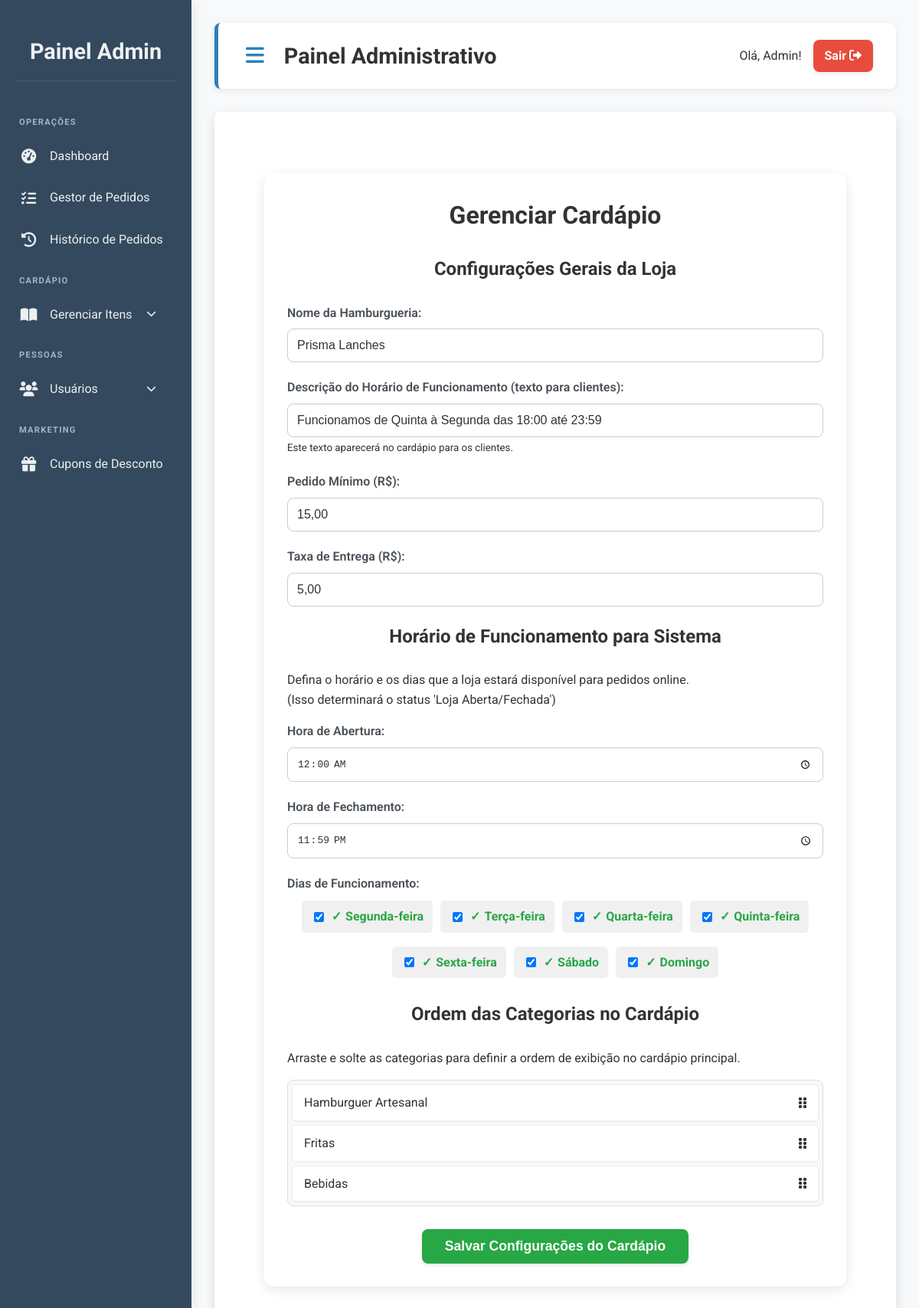
The page /admin/cardapio/index.php (signed in) on the database its author committed.
### tables this page shows
CREATE TABLE `configuracoes_loja` (
  `id` int(11) NOT NULL,
  `nome_hamburgueria` varchar(255) NOT NULL,
  `horario_funcionamento` varchar(255) DEFAULT NULL,
  `pedido_minimo` decimal(10,2) DEFAULT NULL,
  `hora_abertura` time DEFAULT '00:00:00',
  `hora_fechamento` time DEFAULT '23:59:59',
  `dias_abertura` varchar(255) DEFAULT '1,2,3,4,5,6,7',
  `taxa_entrega` decimal(10,2) DEFAULT 0.00
);

CREATE TABLE `categorias` (
  `id` int(11) NOT NULL,
  `nome` varchar(100) NOT NULL,
  `ordem` int(11) DEFAULT NULL
);

### admin/cardapio/index.php (the view, shortened to what this page needs)
<?php
require_once __DIR__ . '/../../includes/conexao.php';
$nome_hamburgueria = "Hamburgueria Padrão";
$horario_funcionamento = "Aberto todos os dias";
$pedido_minimo = "0.00";
$taxa_entrega = "0.00";
$hora_abertura = "00:00";
$hora_fechamento = "23:59";
$dias_abertura_array = [];
$sqlConfig = "SELECT nome_hamburgueria, horario_funcionamento, pedido_minimo, taxa_entrega, hora_abertura, hora_fechamento, dias_abertura FROM configuracoes_loja WHERE id = 1";
$resultConfig = $conn->query($sqlConfig);
if ($resultConfig && $resultConfig->num_rows > 0) {
    $config = $resultConfig->fetch_assoc();
    $nome_hamburgueria = htmlspecialchars($config['nome_hamburgueria']);
    $horario_funcionamento = htmlspecialchars($config['horario_funcionamento']);
    $pedido_minimo = htmlspecialchars(number_format($config['pedido_minimo'], 2, ',', '.'));
    $taxa_entrega = htmlspecialchars(number_format($config['taxa_entrega'], 2, ',', '.'));
    $hora_abertura = substr($config['hora_abertura'], 0, 5);
    $hora_fechamento = substr($config['hora_fechamento'], 0, 5);
    $dias_abertura_array = explode(',', $config['dias_abertura']);
}
$categorias = [];
$sqlCategorias = "SELECT id, nome FROM categorias ORDER BY ordem ASC, nome ASC";
$resultCategorias = $conn->query($sqlCategorias);
if ($resultCategorias) {
    while ($cat = $resultCategorias->fetch_assoc()) {
        $categorias[] = $cat;
    }
}
?>
<div class="container-admin">
    <div class="form-cardapio-config">
        <h1>Gerenciar Cardápio</h1>
        <form action="index.php" method="POST">
            <h2>Configurações Gerais da Loja</h2>
            <div class="form-group">
                <label for="nome_hamburgueria">Nome da Hamburgueria:</label>
                <input type="text" id="nome_hamburgueria" name="nome_hamburgueria" value="<?= htmlspecialchars($nome_hamburgueria) ?>" required>
            </div>
            <div class="form-group">
                <label for="horario_funcionamento">Descrição do Horário de Funcionamento (texto para clientes):</label>
                <input type="text" id="horario_funcionamento" name="horario_funcionamento" value="<?= htmlspecialchars($horario_funcionamento) ?>" placeholder="Ex: Abre hoje às 18h" required>
                <small>Este texto aparecerá no cardápio para os clientes.</small>
            </div>
            <div class="form-group">
                <label for="pedido_minimo">Pedido Mínimo (R$):</label>
                <input type="text" id="pedido_minimo" name="pedido_minimo" value="<?= htmlspecialchars($pedido_minimo) ?>" placeholder="Ex: R$ 10,00" required>
            </div>
            <div class="form-group">
                <label for="taxa_entrega">Taxa de Entrega (R$):</label>
                <input type="text" id="taxa_entrega" name="taxa_entrega" value="<?= htmlspecialchars($taxa_entrega) ?>" placeholder="Ex: R$ 5,00" required>
            </div>
            <h2>Horário de Funcionamento para Sistema</h2>
            <p>Defina o horário e os dias que a loja estará disponível para pedidos online. <br> (Isso determinará o status 'Loja Aberta/Fechada')</p>
            <div class="form-group">
                <label for="hora_abertura">Hora de Abertura:</label>
                <input type="time" id="hora_abertura" name="hora_abertura" value="<?= htmlspecialchars($hora_abertura) ?>" required>
            </div>
            <div class="form-group">
                <label for="hora_fechamento">Hora de Fechamento:</label>
                <input type="time" id="hora_fechamento" name="hora_fechamento" value="<?= htmlspecialchars($hora_fechamento) ?>" required>
            </div>
            <div class="form-group">
                <label>Dias de Funcionamento:</label>
                <div class="dias-semana-group">
                    <?php
                    $dias_da_semana = [
                        1 => 'Segunda-feira',
                        2 => 'Terça-feira',
                        3 => 'Quarta-feira',
                        4 => 'Quinta-feira',
                        5 => 'Sexta-feira',
                        6 => 'Sábado',
                        7 => 'Domingo'
                    ];
                    foreach ($dias_da_semana as $num_dia => $nome_dia) :
                        $checked = in_array($num_dia, $dias_abertura_array) ? 'checked' : '';
                    ?>
                        <label>
                            <input type="checkbox" name="dias_abertura[]" value="<?= $num_dia ?>" <?= $checked ?>>
                            <span><?= $nome_dia ?></span>
                        </label>
                    <?php endforeach; ?>
                </div>
            </div>
            <h2>Ordem das Categorias no Cardápio</h2>
            <p>Arraste e solte as categorias para definir a ordem de exibição no cardápio principal.</p>
            <ul id="lista-categorias-ordenavel">
                <?php if (!empty($categorias)): ?>
                    <?php foreach ($categorias as $categoria): ?>
                        <li draggable="true" data-id="<?= htmlspecialchars($categoria['id']) ?>">
                            <span><?= htmlspecialchars($categoria['nome']) ?></span>
                            <i class="fas fa-grip-vertical"></i>
                        </li>
                    <?php endforeach; ?>
                <?php else: ?>
                    <li>Nenhuma categoria cadastrada.</li>
                <?php endif; ?>
            </ul>
            <div class="botoes-form">
                <button type="submit" class="btn-salvar">Salvar Configurações do Cardápio</button>
            </div>
        </form>
    </div>
</div>
<?php
include __DIR__ . '/../template_admin.php';
?>

### public/css/admin.css (style rules this page uses)
:root { --primary-color: #2980b9; --primary-hover-color: #2173a3; --secondary-color: #34495e; --accent-color: #2ecc71; --accent-hover-color: #27ae60; --text-color: #333; --light-text-color: #ecf0f1; --background-color: #f8f9fa; --card-background: #ffffff; --border-color: #e9ecef; --shadow-light: 0 2px 8px rgba(0,0,0,0.08); --shadow-medium: 0 5px 15px rgba(0,0,0,0.12); --shadow-hover: 0 8px 20px rgba(0,0,0,0.15); --border-radius-base: 8px; --transition-base: all 0.3s ease-in-out; --input-focus-shadow: 0 0 0 0.2rem rgba(41, 128, 185, 0.25); }
body { font-family: 'Roboto', sans-serif; background-color: var(--background-color); margin: 0; padding: 0; display: flex; min-height: 100vh; color: var(--text-color); line-height: 1.6; }
h1 { margin-top: 0; margin-bottom: 20px; font-weight: 700; }
.form-group { margin-bottom: 20px; }
.form-group label { display: block; margin-bottom: 8px; font-weight: 600; color: #495057; }
.form-group input[type="text"], .form-group input[type="number"], .form-group textarea, .form-group select { width: 100%; padding: 12px; border: 1px solid var(--border-color); border-radius: var(--border-radius-base); box-sizing: border-box; font-size: 1em; }

### admin/cardapio/index.php (style rules this page uses)
.container-admin { padding: 20px; }
.form-cardapio-config { background-color: #fff; padding: 30px; border-radius: 12px; box-shadow: 0 4px 15px rgba(0, 0, 0, 0.1); max-width: 700px; margin: 30px auto; }
.form-cardapio-config h1, .form-cardapio-config h2 { text-align: center; color: #333; margin-bottom: 25px; }
.form-group { margin-bottom: 20px; }
.form-group label { display: block; margin-bottom: 8px; font-weight: 600; color: #495057; }
.form-group input[type="text"], .form-group input[type="time"], .form-group input[type="number"], .form-group textarea { width: 100%; padding: 12px; border: 1px solid #ccc; border-radius: 8px; box-sizing: border-box; font-size: 1em; color: #333; transition: border-color 0.2s ease, box-shadow 0.2s ease; }
.botoes-form { display: flex; justify-content: center; margin-top: 30px; }
.btn-salvar { background-color: #28a745; color: white; padding: 12px 30px; border: none; border-radius: 8px; font-size: 1.1em; font-weight: bold; cursor: pointer; transition: background-color 0.2s ease, transform 0.2s ease, box-shadow 0.2s ease; box-shadow: 0 2px 5px rgba(0,0,0,0.1); }
#lista-categorias-ordenavel { list-style: none; padding: 0; border: 1px solid #ddd; border-radius: 8px; background-color: #f9f9f9; }
#lista-categorias-ordenavel li { background-color: #fff; margin: 5px; padding: 10px 15px; border: 1px solid #eee; border-radius: 5px; display: flex; justify-content: space-between; align-items: center; cursor: grab; box-shadow: 0 1px 3px rgba(0,0,0,0.05); transition: background-color 0.2s ease, box-shadow 0.2s ease; }
.dias-semana-group { display: flex; flex-wrap: wrap; gap: 10px; margin-top: 10px; justify-content: center; }
.dias-semana-group label { background-color: #f0f0f0; padding: 8px 12px; border-radius: 5px; cursor: pointer; transition: background-color 0.2s ease; display: flex; align-items: center; gap: 5px; font-weight: normal; }
.dias-semana-group input[type="checkbox"] { margin-right: 5px; width: auto; }
.dias-semana-group input[type="checkbox"]:checked + span { font-weight: bold; color: #28a745; }
.dias-semana-group input[type="checkbox"]:checked + span::before { content: '\2713'; margin-right: 5px; color: #28a745; }

### rows shown on the page
configuracoes_loja: nome_hamburgueria "Prisma Lanches", horario_funcionamento "Funcionamos de Quinta à Segunda das 18:00 até 23:59", pedido_minimo "15,00", taxa_entrega "5,00", hora_abertura "00:00", hora_fechamento "23:59"
categorias: nome "Hamburguer Artesanal"
categorias: nome "Fritas"
categorias: nome "Bebidas"

### other values the page prints
$nome_usuario "Admin"
$nome_dia "Segunda-feira"
$nome_dia "Terça-feira"
$nome_dia "Quarta-feira"
$nome_dia "Quinta-feira"
$nome_dia "Sexta-feira"
$nome_dia "Sábado"
$nome_dia "Domingo"
